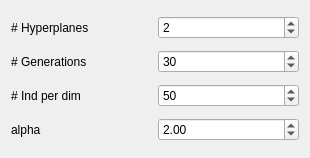
<?xml version="1.0" encoding="UTF-8"?>
<ui version="4.0">
 <class>ParametersESMLR</class>
 <widget class="QWidget" name="ParametersESMLR">
  <property name="geometry">
   <rect>
    <x>0</x>
    <y>0</y>
    <width>310</width>
    <height>158</height>
   </rect>
  </property>
  <property name="windowTitle">
   <string>Form</string>
  </property>
  <layout class="QGridLayout" name="gridLayout">
   <item row="0" column="0">
    <widget class="QLabel" name="label_14">
     <property name="font">
      <font>
       <pointsize>9</pointsize>
      </font>
     </property>
     <property name="text">
      <string># Hyperplanes</string>
     </property>
    </widget>
   </item>
   <item row="0" column="1">
    <widget class="QSpinBox" name="esmlrCutSpin">
     <property name="toolTip">
      <string>&lt;!DOCTYPE HTML PUBLIC &quot;-//W3C//DTD HTML 4.0//EN&quot; &quot;http://www.w3.org/TR/REC-html40/strict.dtd&quot;&gt;
&lt;html&gt;&lt;head&gt;&lt;meta name=&quot;qrichtext&quot; content=&quot;1&quot; /&gt;&lt;style type=&quot;text/css&quot;&gt;
p, li { white-space: pre-wrap; }
&lt;/style&gt;&lt;/head&gt;&lt;body style=&quot; font-family:'Ubuntu'; font-size:10pt; font-weight:400; font-style:normal;&quot;&gt;
&lt;p style=&quot; margin-top:0px; margin-bottom:0px; margin-left:0px; margin-right:0px; -qt-block-indent:0; text-indent:0px;&quot;&gt;&lt;span style=&quot; font-family:'MS Shell Dlg 2'; font-size:8pt;&quot;&gt;Number of hyperplanes&lt;/span&gt;&lt;/p&gt;&lt;/body&gt;&lt;/html&gt;</string>
     </property>
     <property name="minimum">
      <number>1</number>
     </property>
     <property name="maximum">
      <number>100</number>
     </property>
     <property name="value">
      <number>2</number>
     </property>
    </widget>
   </item>
   <item row="1" column="0">
    <widget class="QLabel" name="label_15">
     <property name="font">
      <font>
       <pointsize>9</pointsize>
      </font>
     </property>
     <property name="text">
      <string># Generations</string>
     </property>
    </widget>
   </item>
   <item row="1" column="1">
    <widget class="QSpinBox" name="esmlrGenSpin">
     <property name="toolTip">
      <string>&lt;!DOCTYPE HTML PUBLIC &quot;-//W3C//DTD HTML 4.0//EN&quot; &quot;http://www.w3.org/TR/REC-html40/strict.dtd&quot;&gt;
&lt;html&gt;&lt;head&gt;&lt;meta name=&quot;qrichtext&quot; content=&quot;1&quot; /&gt;&lt;style type=&quot;text/css&quot;&gt;
p, li { white-space: pre-wrap; }
&lt;/style&gt;&lt;/head&gt;&lt;body style=&quot; font-family:'Ubuntu'; font-size:10pt; font-weight:400; font-style:normal;&quot;&gt;
&lt;p style=&quot; margin-top:0px; margin-bottom:0px; margin-left:0px; margin-right:0px; -qt-block-indent:0; text-indent:0px;&quot;&gt;&lt;span style=&quot; font-family:'MS Shell Dlg 2'; font-size:8pt;&quot;&gt;Number of generations&lt;/span&gt;&lt;/p&gt;&lt;/body&gt;&lt;/html&gt;</string>
     </property>
     <property name="minimum">
      <number>1</number>
     </property>
     <property name="maximum">
      <number>1000</number>
     </property>
     <property name="value">
      <number>30</number>
     </property>
    </widget>
   </item>
   <item row="2" column="0">
    <widget class="QLabel" name="label_17">
     <property name="font">
      <font>
       <pointsize>9</pointsize>
      </font>
     </property>
     <property name="text">
      <string># Ind per dim</string>
     </property>
    </widget>
   </item>
   <item row="2" column="1">
    <widget class="QSpinBox" name="esmlrIndPerDimSpin">
     <property name="toolTip">
      <string>&lt;!DOCTYPE HTML PUBLIC &quot;-//W3C//DTD HTML 4.0//EN&quot; &quot;http://www.w3.org/TR/REC-html40/strict.dtd&quot;&gt;
&lt;html&gt;&lt;head&gt;&lt;meta name=&quot;qrichtext&quot; content=&quot;1&quot; /&gt;&lt;style type=&quot;text/css&quot;&gt;
p, li { white-space: pre-wrap; }
&lt;/style&gt;&lt;/head&gt;&lt;body style=&quot; font-family:'Ubuntu'; font-size:10pt; font-weight:400; font-style:normal;&quot;&gt;
&lt;p style=&quot; margin-top:0px; margin-bottom:0px; margin-left:0px; margin-right:0px; -qt-block-indent:0; text-indent:0px;&quot;&gt;&lt;span style=&quot; font-family:'MS Shell Dlg 2'; font-size:8pt;&quot;&gt;Number of individual per dimension of search space&lt;/span&gt;&lt;/p&gt;&lt;/body&gt;&lt;/html&gt;</string>
     </property>
     <property name="minimum">
      <number>1</number>
     </property>
     <property name="maximum">
      <number>10000</number>
     </property>
     <property name="value">
      <number>50</number>
     </property>
    </widget>
   </item>
   <item row="3" column="0">
    <widget class="QLabel" name="label_16">
     <property name="font">
      <font>
       <pointsize>9</pointsize>
      </font>
     </property>
     <property name="text">
      <string>alpha</string>
     </property>
    </widget>
   </item>
   <item row="3" column="1">
    <widget class="QDoubleSpinBox" name="esmlrAlphaSpin">
     <property name="toolTip">
      <string>Vary the slope of the sigmoid function of hyperplanes activations. This factor will be divided by the average of standard deviation of data.

beta = alpha / avr(stddev(data))

sigmoid function: (1-exp(-beta*sum))</string>
     </property>
     <property name="maximum">
      <double>999.990000000000009</double>
     </property>
     <property name="singleStep">
      <double>0.100000000000000</double>
     </property>
     <property name="value">
      <double>2.000000000000000</double>
     </property>
    </widget>
   </item>
  </layout>
 </widget>
 <resources/>
 <connections/>
</ui>
